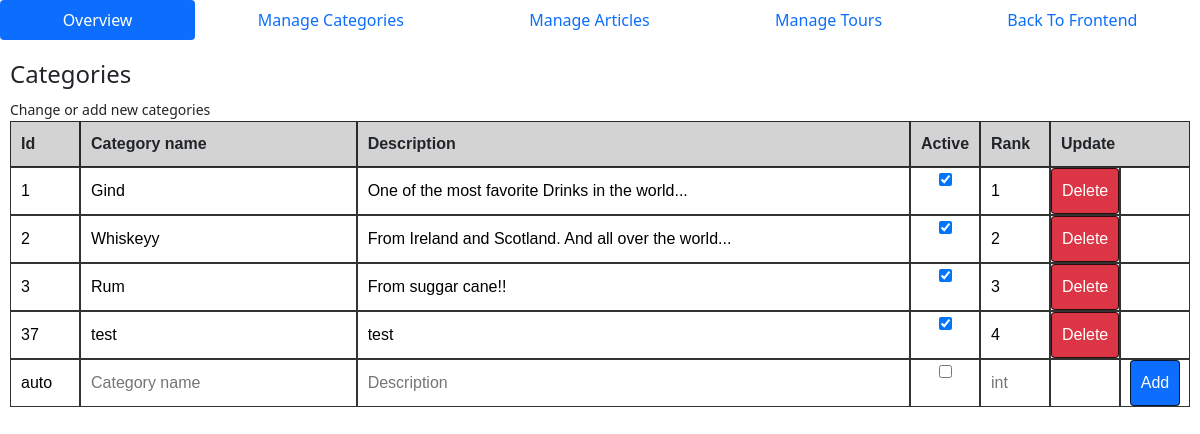
/backend/categories (signed in), run on an earlier commit of the app's database.
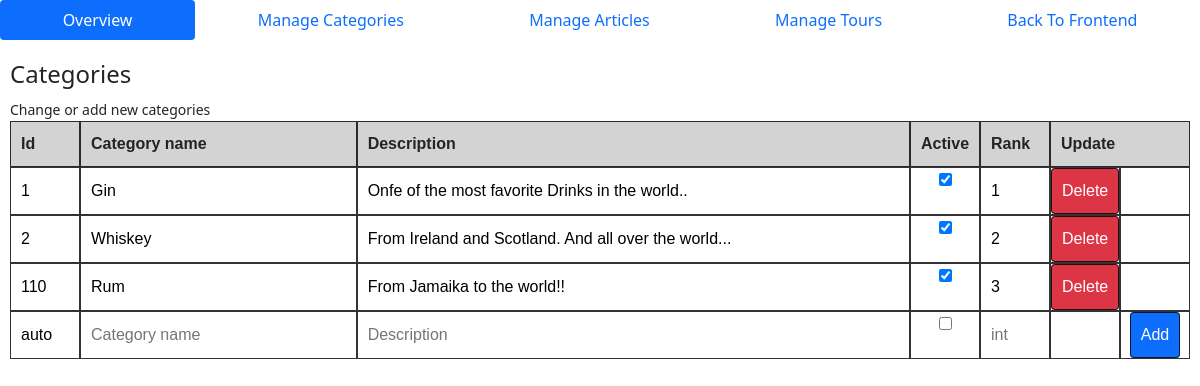
And on a later commit of the database.
### drinx/models.py (models this page shows, shortened)
class Category(models.Model):
    name = models.CharField(blank=False, max_length=20)
    description = models.TextField(blank=False)
    display_order = models.PositiveSmallIntegerField(default=False)
    is_active = models.BooleanField(default=False)

### drinx/views.py (the view)
# urls.py: path("backend/categories", views.backend_categories, name="backend_categories"),
@staff_member_required
def backend_categories(request):
    categories =  Category.objects.all().order_by('id')
    return render(request, "drinx/backend_categories.html", {
        "categories" : categories
    })

### drinx/templates/drinx/backend_categories.html (shortened to what this page needs)
{% extends "drinx/backend_layout.html" %}
{% load static %}
{% block body %}
    <div class="category-body">
        <h4>Categories</h4>
        <small>Change or add new categories</small>
        <div class="grid-container gridhead">
            <div class="grid-item">Id</div>
            <div class="grid-item">Category name</div>
            <div class="grid-item">Description</div>
            <div class="grid-item">Active</div>
            <div class="grid-item">Rank</div>
            <div class="grid-item item1">Update</div>
        </div>
        {% for category in categories %}
            <form onsubmit="form_save(event)" class="grid-container" action="{% url 'backend_categories' %}" method="post">
                <input autofocus class="grid-item" type="text" name="id" placeholder="id"  value ="{{ category.id }}" required readonly="true">
                <input onkeydown="form_changed(event)" autofocus class="grid-item" type="text" name="name" placeholder="Category name"  value ="{{ category.name }}" required>
                <input onkeydown="form_changed(event)" autofocus class="grid-item" type="text" name="description" placeholder="Description"  value ="{{ category.description }}" required>
                {% if category.is_active %}
                    <div class="checkbox-format">
                        <input onclick="form_changed(event)" class="grid-item" autofocus type="checkbox" name="is_active" value ="True" checked>
                    </div>
                {% else %}
                    <div class="checkbox-format">
                        <input onclick="form_changed(event)" class="grid-item" autofocus type="checkbox"  name="is_active" value ="True">
                    </div>
                {% endif %}
                <input onkeydown="form_changed(event)" onclick="form_changed(event)" autofocus class="grid-item" type="number" min="1" max="99" name="display_order" placeholder="23"  value ="{{ category.display_order }}" required>
                <div class="checkbox-format">
                    <input class="btn btn-danger grid-item" type="submit" name ="delete" value="Delete">
                </div>
                <div class="checkbox-format">
                </div>
            </form>
        {% endfor %}
        <form onsubmit="form_save(event)" class="grid-container" action="{% url 'backend_categories' %}" method="post">
            <input autofocus class="grid-item" type="text" name="id" placeholder="id"  value ="auto" required readonly="true">
            <input onkeydown="form_changed(event)" autofocus class="grid-item" type="text" name="name" placeholder="Category name"  required>
            <input onkeydown="form_changed(event)" autofocus class="grid-item" type="text" name="description" placeholder="Description" required>
            <div class="checkbox-format">
                <input onclick="form_changed(event)" class="grid-item" autofocus type="checkbox" name="is_active" value ="True">
            </div>
            <input onkeydown="form_changed(event)" onclick="form_changed(event)" autofocus class="grid-item" type="number" min="1" max="99" name="display_order" placeholder="int" required>
            <div class="checkbox-format">
            </div>
            <div class="checkbox-format">
                <input class="btn btn-primary grid-item" type="submit" name="save" value="Add">
            </div>
        </form>
    </div>
{% endblock %}

What changed in the data, as far as the page shows it:
removed Category: id "3", name "Rum", description "From suggar cane!!", display_order "3"
removed Category: id "37", name "test", description "test", display_order "4"
changed Category id 1: name "Gind" → "Gin"; description "One of the most favorite Drinks in the world..." → "Onfe of the most favorite Drinks in the world.."
changed Category "From Ireland and Scotland. And all over the world...": name "Whiskeyy" → "Whiskey"
added Category: id "110", name "Rum", description "From Jamaika to the world!!", display_order "3"
